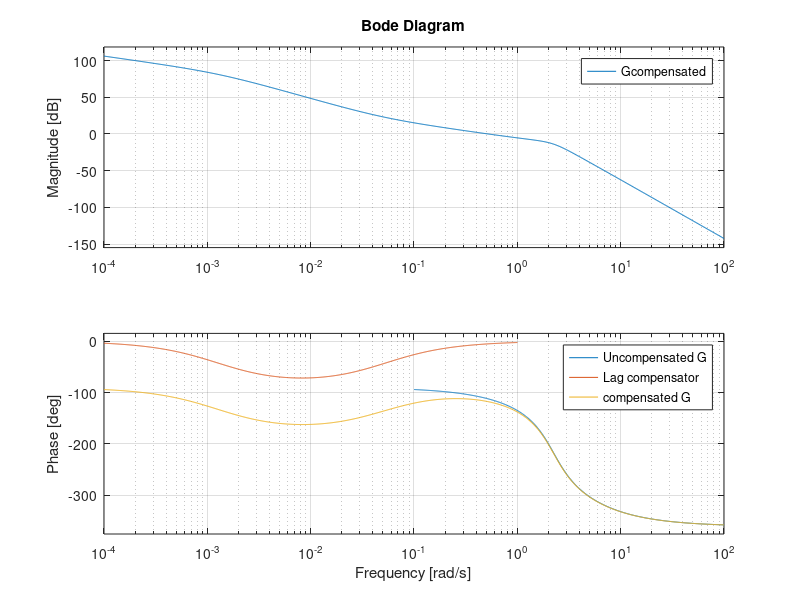
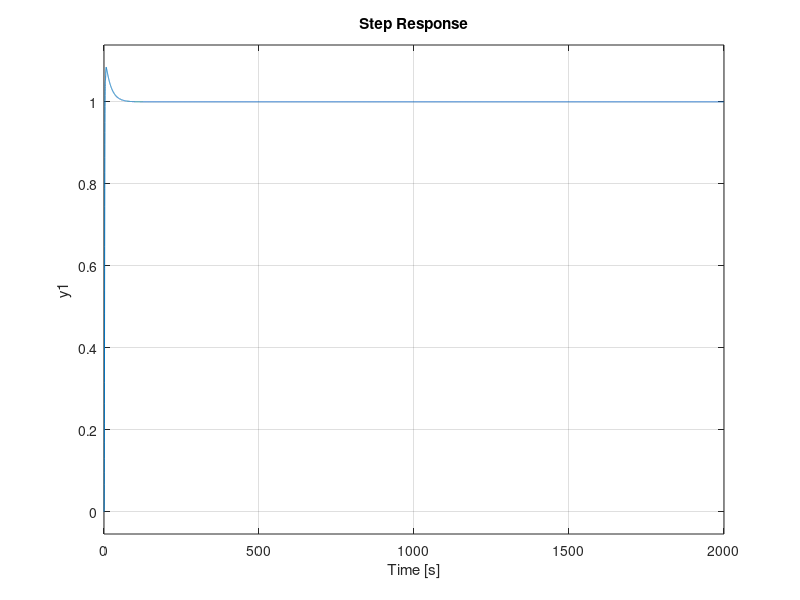

MATLAB code to generate these figures, in order: (Note: this script raises an error after producing the figures.)
% defining open-loop transfer function G(s) 
s = tf('s');
G = 10 / (s*(s +3)*(s^2 + 2*s + 5));


% defining  new G(s), for increase in ramp error constant by factor of 30
G1 = 30*G;



% calculating damping ratio, for maintaining overshoot =< 11 percentage
d = sqrt((((log(0.11))^2)/((pi^2) +((log(0.11))^2))));


% required phase margin
PM =10 + (atan((2*d)/(sqrt(-2*(d^2) + sqrt(1 + 4*(d^4)))))*180/pi);

pAngle = PM - 180; % phase angle

Wgco = 0.514; % requried Gain crossover frequency from bode plot

LAGmag = -31.9; % required lag compensator maginude at Wgco 

% defining required lag compensator transfer function

Gc = 0.025409728*(s + 0.0514)/(s + 0.00130606);


% compensated open-loop transfer function 
Gcompensated = G1*Gc;


% Bode plots 
bode(G1);
hold on 
bode(Gc);
bode(Gcompensated)
hold off
legend('Uncompensated G','Lag compensator','compensated G' )

% compensated closed-loop transfer function

Tcompensated = Gcompensated/(1 + Gcompensated);

% Unit step input
figure;step(Tcompensated);
hold on
yline(1)
hold off 
legend('System Response','Step Input')

% Finding Settling time and Bandwidth
info = stepinfo(Tcompensated);
disp(info)
BW = bandwidth(Tcompensated); 
disp('Bandwidth:') 
disp(BW)
